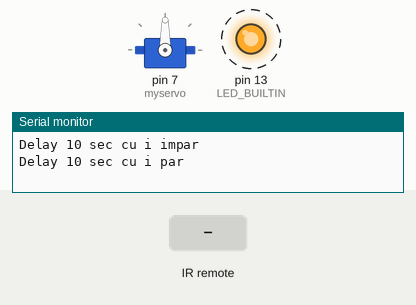
The sketch below on a simulated Arduino Uno, built with avr-gcc and run on an emulated ATmega328P. Parts: servo, output pins drawn as LEDs (lit = HIGH), the last lines printed to the serial monitor. Dashed ring = blinking. The test bench sets the inputs (shaded band).

Above: at 4.8 s.
4.9 s: infrared code 0x8F7 received
At 6.8 s:
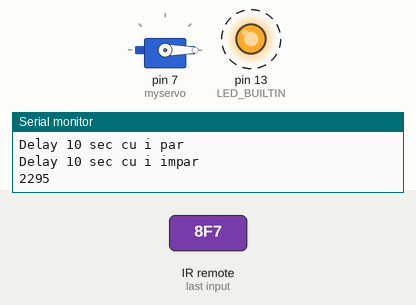
10.9 s: infrared code 0x48B7 received
At 14.4 s:
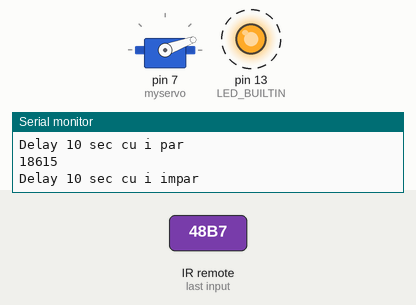
16.9 s: infrared code 0x48B7 received
At 18.7 s:
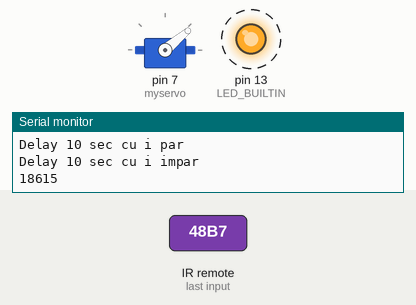
22.9 s: infrared code 0x28D7 received
At 25.3 s:
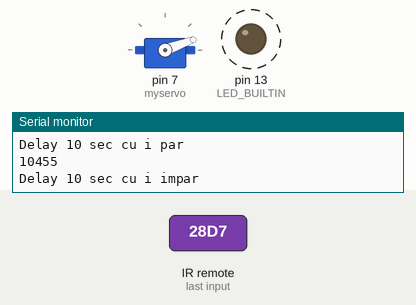
Timing chart, 0 to 29.9 s (numbered marks = the images above; inputs shaded):
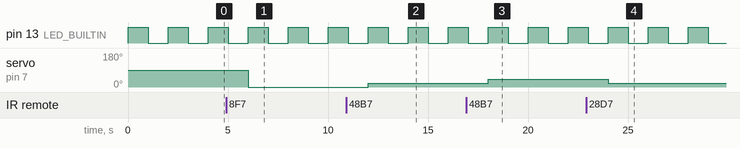

The sketch:

test.ino
```cpp
#include <Servo.h>
#include <IRremote.h>  //including infrared remote header file
int RECV_PIN = 8; // the pin where you connect the output pin of IR sensor
IRrecv irrecv(RECV_PIN);
decode_results results;
Servo myservo;
int MOTOR_PORT=7;
void setup() {
  // initialize digital pin LED_BUILTIN as an output.
  pinMode(LED_BUILTIN, OUTPUT);
  Serial.begin(9600);
  myservo.attach(7);
  irrecv.enableIRIn();
}

// the loop function runs over and over again forever
void loop() {
  for(int i=1;;i++){
  digitalWrite(LED_BUILTIN, HIGH);
  //myservo.write(0);// turn the LED on (HIGH is the voltage level)
  delay(1000);
  if(i%2==0)// wait for a second
  {Serial.println("Delay 10 sec cu i par");}
  else{
    Serial.println("Delay 10 sec cu i impar");
   }
  digitalWrite(LED_BUILTIN, LOW);
  //myservo.write(120);// turn the LED off by making the voltage LOW
  delay(1000);
  if (irrecv.decode(&results)){
        int value = results.value;
        int var=myservo.read();
        Serial.println(value);
       switch(value){
         case 2295: //Keypad button "1"
         myservo.write(0);
         }
       switch(value){
         case -30601: //Keypad button "2"
         myservo.write(180);
         }
       switch(value){
         case 18615: //Keypad button "3"
         if(var<=160){
         var+=20;
         myservo.write(var);
         }
         else        {  myservo.write(180);}
         }
       switch(value){
         case 10455: //Keypad button "4"
                  if(var>=20){
         var-=20;
         myservo.write(var);
         }
         else        {  myservo.write(0);}
         }
       irrecv.resume();
   }
  }// wait for a second
}
```

Measured:
- after the input at 4.9 s, servo on pin 7 (myservo): 90° → 0° after 1.1 s
- after the input at 10.9 s, servo on pin 7 (myservo): 0° → 20° after 1.1 s
- after the input at 16.9 s, servo on pin 7 (myservo): 20° → 40° after 1.1 s
- after the input at 22.9 s, servo on pin 7 (myservo): 40° → 20° after 1.1 s
- by itself, pin 13 (LED_BUILTIN): alternates HIGH for 1.0 s and LOW for 1.0 s
